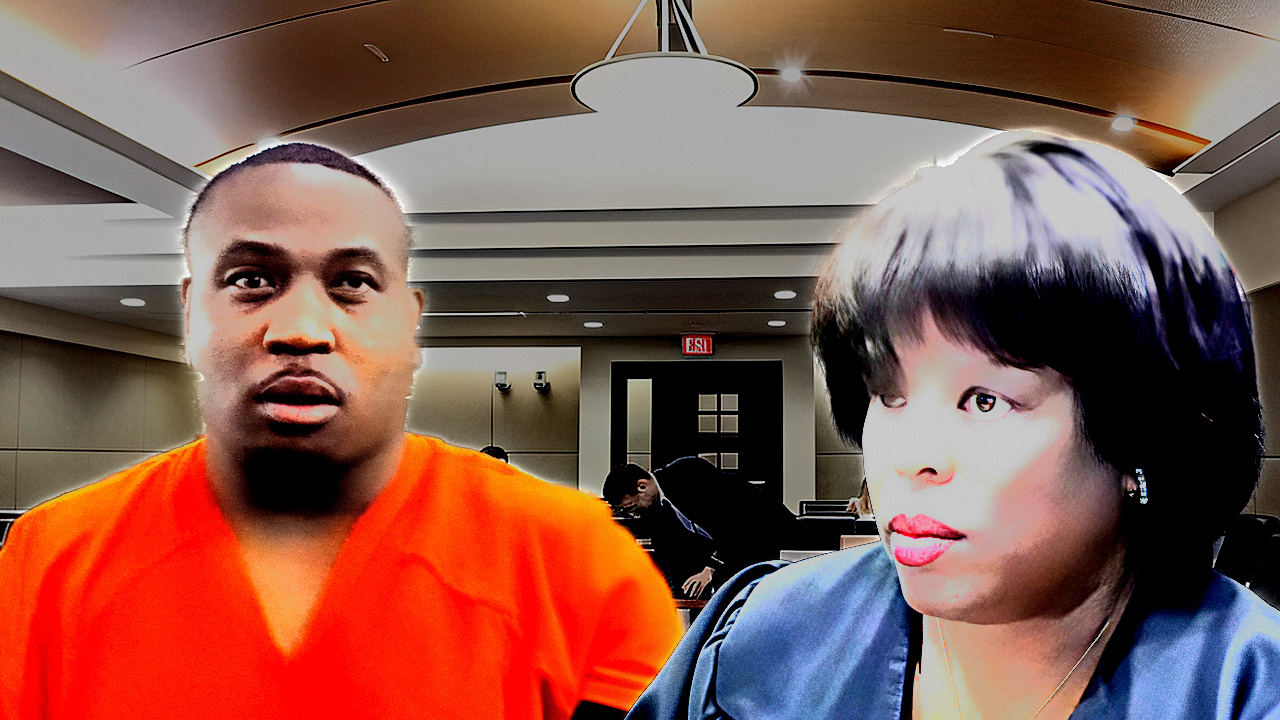
#> input picture tools/fixtures/rejected_2026_09_02/CLAYTON_thumb.photo.jpg, 1280 x 720 px; its folder holds only this picture in this run
$ python -i measure_ct.py   (imports and definitions only)
#> lines starting #> are read from the running program, lines starting #| are printed output that depends on the picture
#> further down, picture is the input picture: shape (720, 1280, 3); mean B, G, R 79.1, 89.3, 133
# -*- coding: utf-8 -*-
"""Measure @courtroomtime thumbs: top_ (winners) vs bot_ (losers), same channel, same judge docket.
Pixels + thumbmeta.json only. No derived docs."""
import io, json, os, sys, math
import numpy as np, cv2

ROOT = r"C:/Users/natha/Projects/boyd-clips/research/reference/courtroomtime"
THUMBS = os.path.join(ROOT, "thumbs")
OUT = os.path.join(ROOT, "_ctmeas")
# [3 lines not run here, left out]
# [1 line that did not run here, left out]


# ---------- seams ----------
# [21 lines left out: function seams, not called in this run]


# ---------- faces ----------
CASCS = [cv2.CascadeClassifier(cv2.data.haarcascades + n) for n in
         ("haarcascade_frontalface_alt2.xml", "haarcascade_frontalface_default.xml",
          "haarcascade_profileface.xml")]


def faces(bgr):
    g = cv2.cvtColor(bgr, cv2.COLOR_BGR2GRAY)
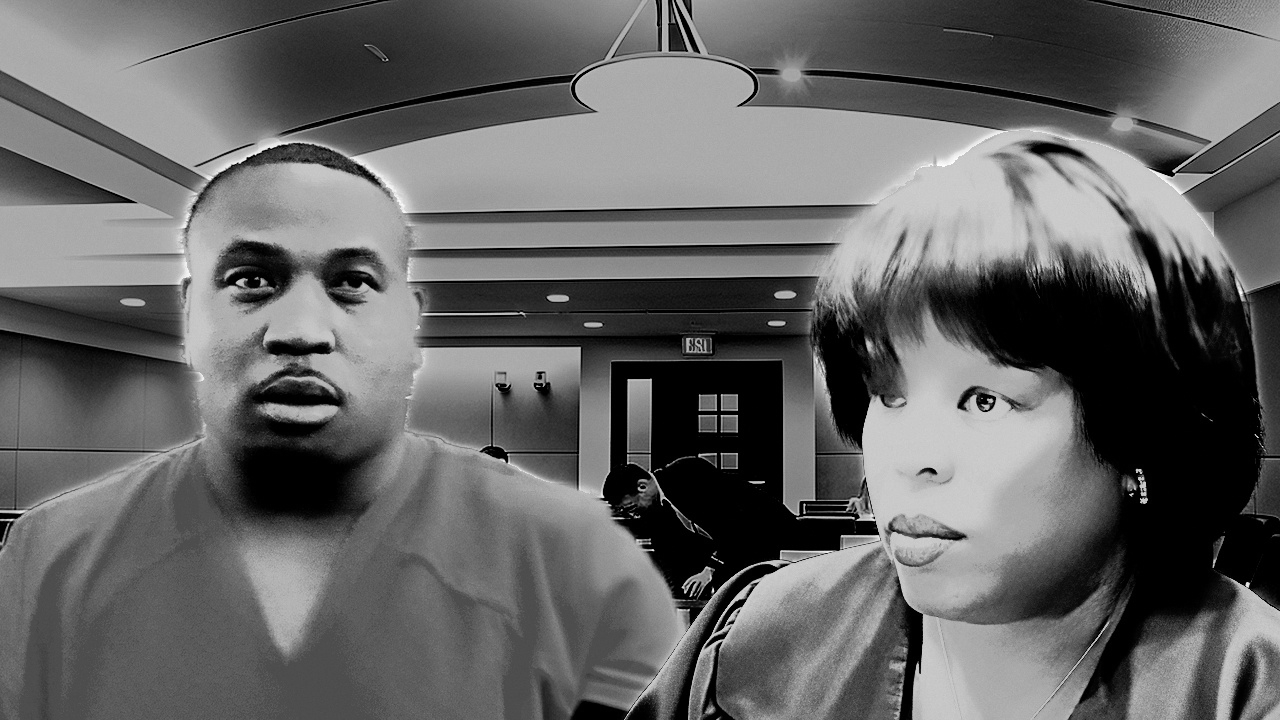
#> g: shape (720, 1280); min 0, max 255, mean 101.2
    g = cv2.equalizeHist(g)
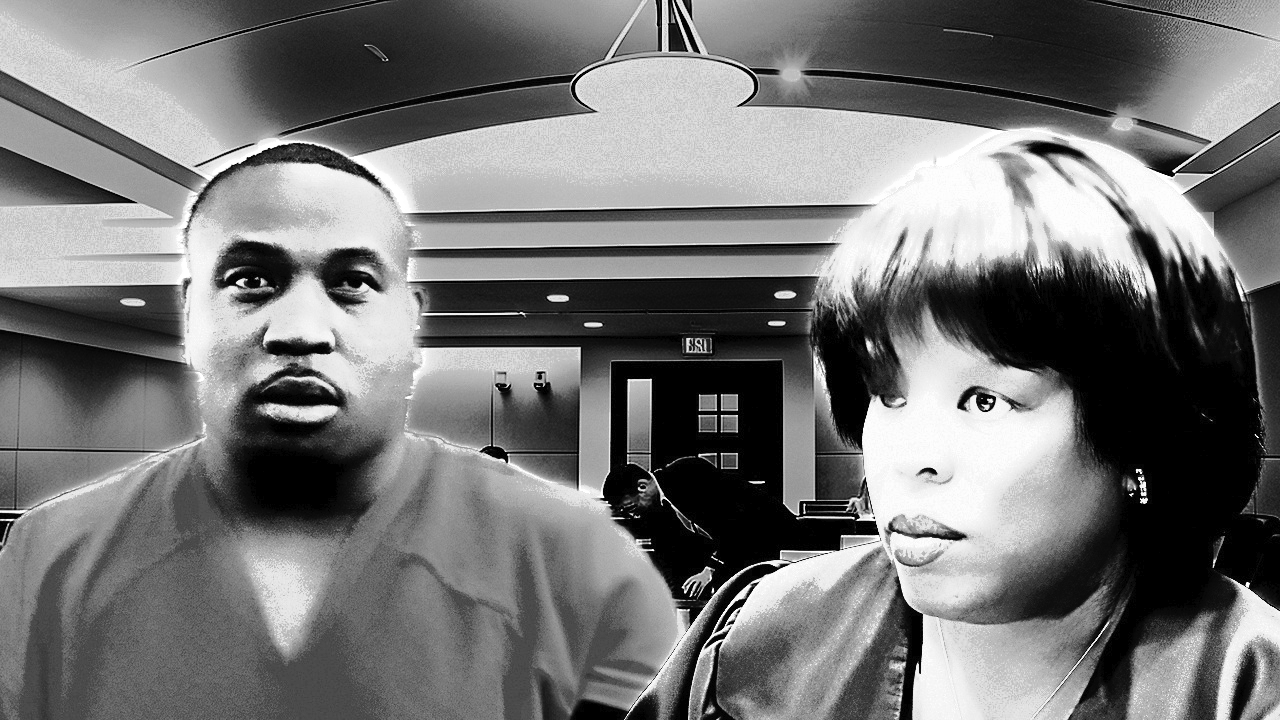
#> g: shape (720, 1280); min 0, max 255, mean 117
    boxes = []
    for c in CASCS:
        for sf in (1.05, 1.12):
            r = c.detectMultiScale(g, scaleFactor=sf, minNeighbors=6, minSize=(48, 48))
            for (x, y, w, h) in r:
                boxes.append([int(x), int(y), int(w), int(h)])
#> after the loop, boxes = [[168, 176, 274, 274], [161, 168, 286, 286], [818, 306, 254, 254], [156, 169, 289, 289], [816, 307, 261, 261], [155, 167, 288, 288], [839, 274, 312, 312], [811, 258, 345, 345]]
    gm = cv2.flip(g, 1)
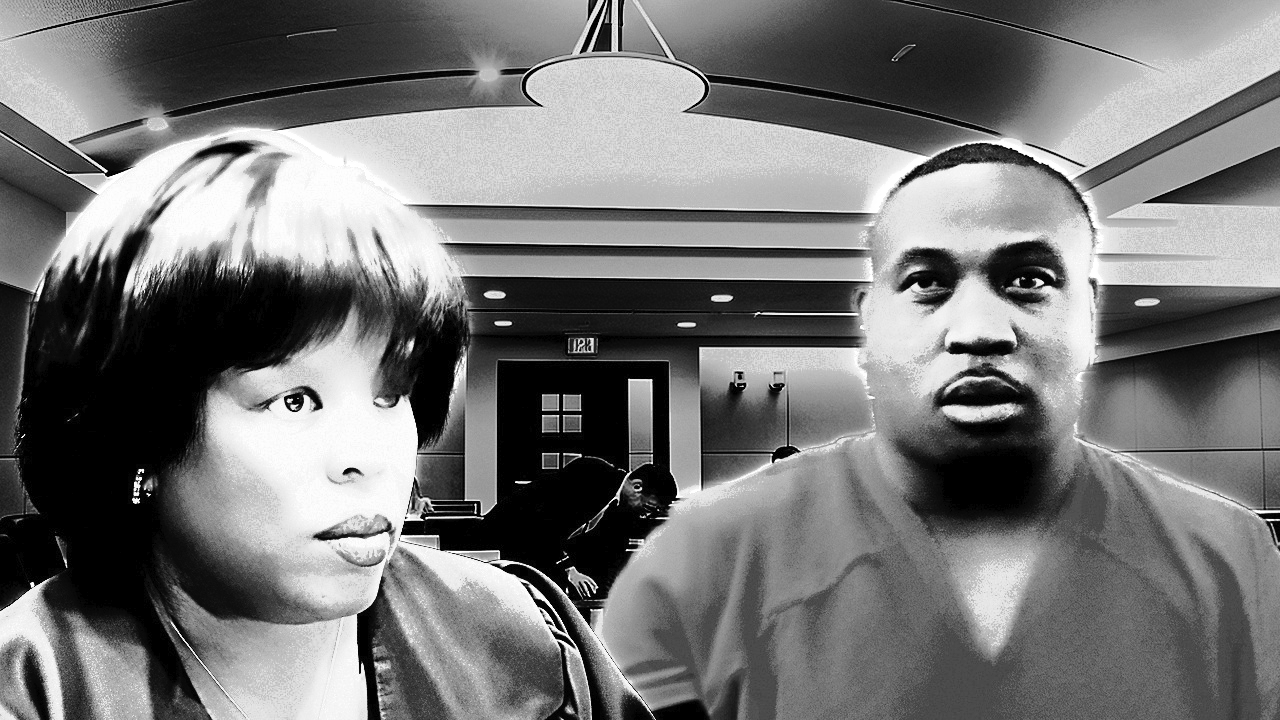
#> gm: shape (720, 1280); min 0, max 255, mean 117
    Wg = g.shape[1]
#> Wg = 1280
    for sf in (1.05, 1.12):
        for (x, y, w, h) in CASCS[2].detectMultiScale(gm, scaleFactor=sf, minNeighbors=6, minSize=(48, 48)):
            boxes.append([int(Wg - x - w), int(y), int(w), int(h)])
    if not boxes:
        return []
    scores = [1.0] * len(boxes)
#> scores = [1, 1, 1, 1, 1, 1, 1, 1]
    idx = cv2.dnn.NMSBoxes(boxes, scores, 0.0, 0.3)
#> idx = [0, 2]
    idx = np.array(idx).ravel()
    return [boxes[i] for i in idx]


# ---------- text ----------
# [112 lines left out: functions text_mask, lines_from_glyphs, red_blobs, colour, not called in this run]


rows = []
W_REF = 1280
# [50 lines not run here, left out]

>>> import cv2
>>> picture = cv2.imread('../../../../tools/fixtures/rejected_2026_09_02/CLAYTON_thumb.photo.jpg')
>>> result = faces(picture)
#> result = [[168, 176, 274, 274], [818, 306, 254, 254]]

$ run again, on tools/fixtures/rejected_2026_09_02/GARCIA_J_thumb.jpg
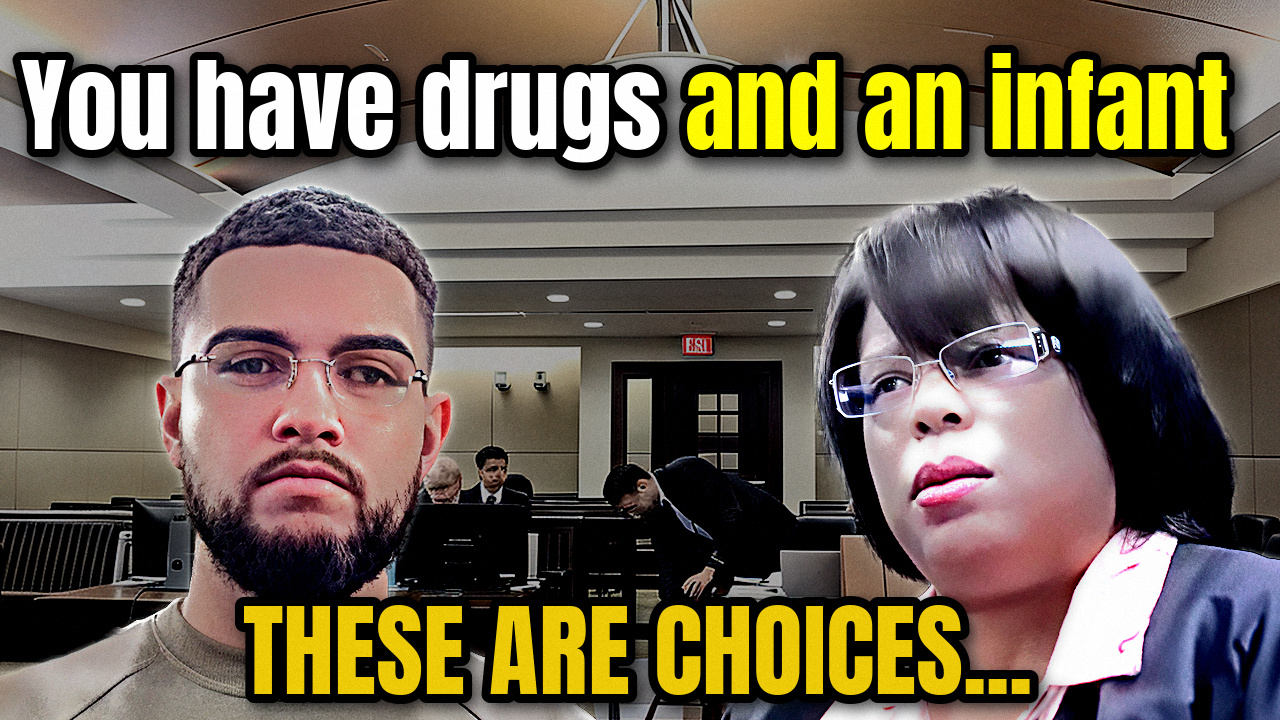
#> input picture tools/fixtures/rejected_2026_09_02/GARCIA_J_thumb.jpg, 1280 x 720 px
#> picture is the input picture: shape (720, 1280, 3); mean B, G, R 83.7, 100.8, 112.9
#> in faces, `g = cv2.equalizeHist(g)`:
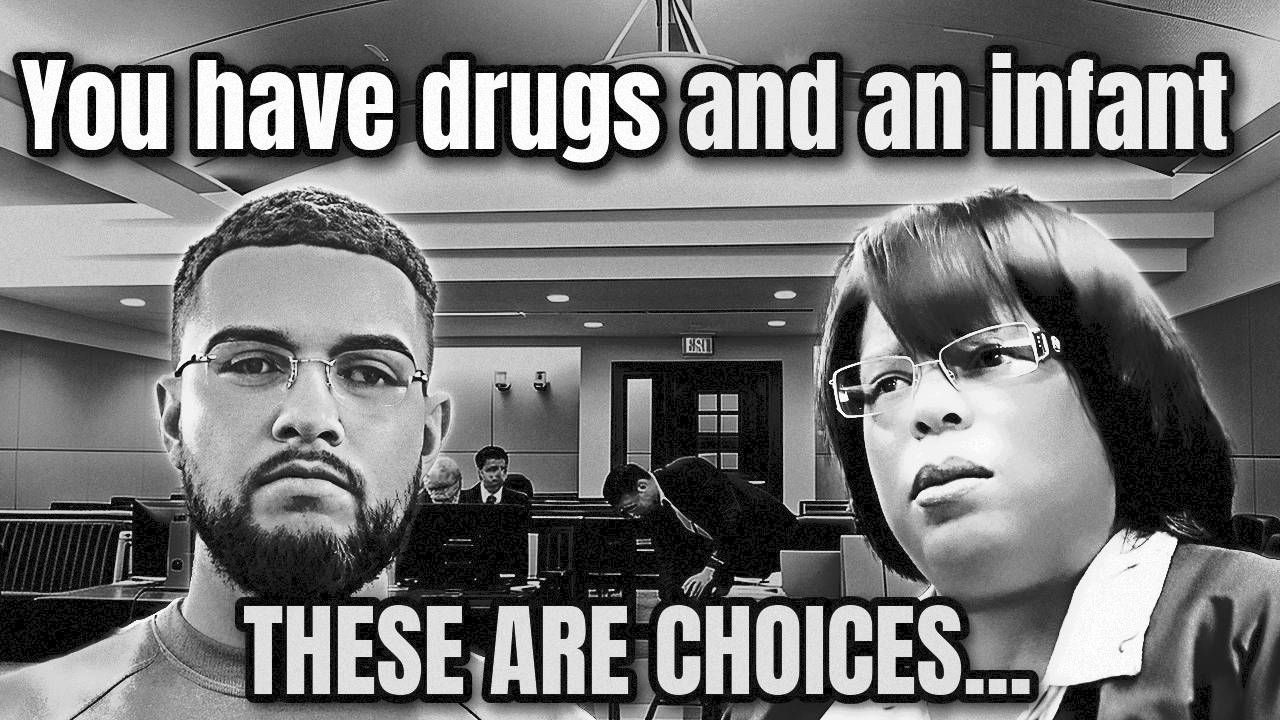
#> g: shape (720, 1280); min 0, max 255, mean 117.8
#> after the loop in faces, `for c in CASCS:`: boxes = [[163, 254, 292, 292], [161, 253, 291, 291], [157, 251, 297, 297], [161, 252, 292, 292], [837, 241, 322, 322]]
#> in faces, `gm = cv2.flip(g, 1)`:
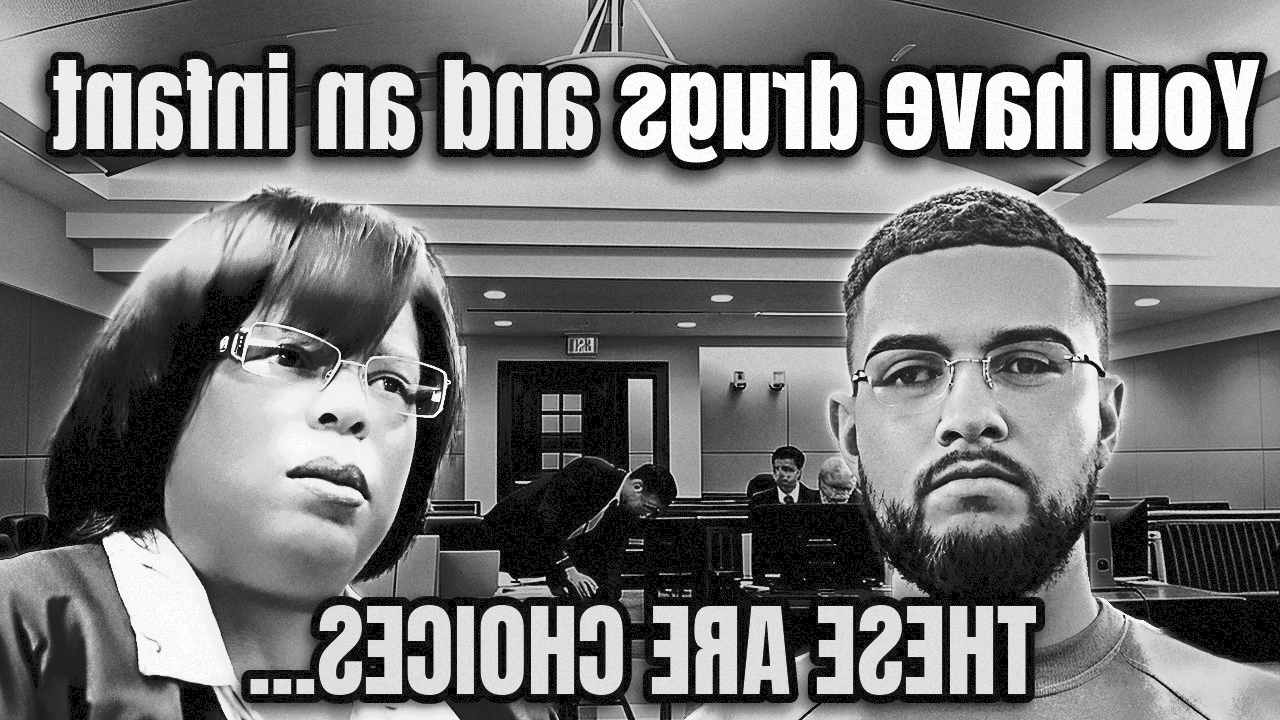
#> gm: shape (720, 1280); min 0, max 255, mean 117.8
#> scores = [1, 1, 1, 1, 1]
#> idx = [0, 4]
#> result = [[163, 254, 292, 292], [837, 241, 322, 322]]
